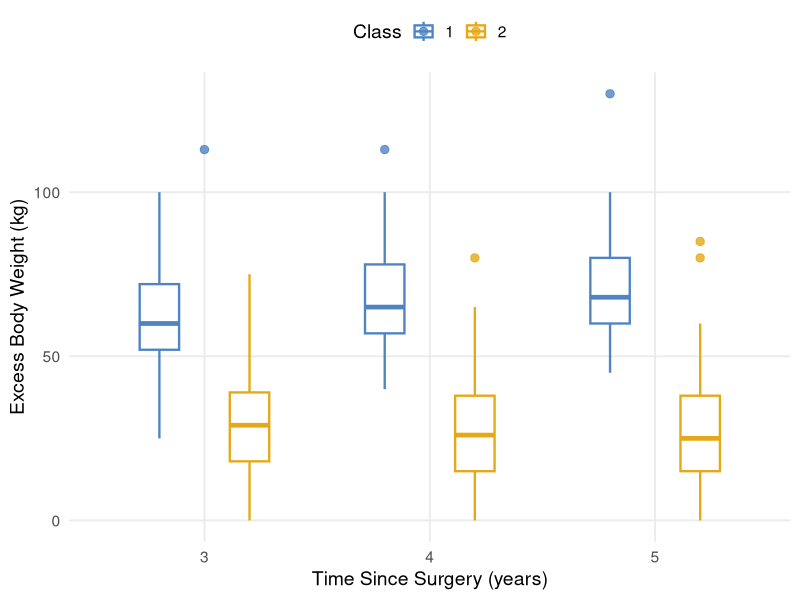

This chart was generated by the following R code:
library(ggplot2)
library(RColorBrewer)

df = read.csv("data_ebw_cohort.csv", stringsAsFactors = FALSE)

# Parse outliers into long-format
outlier_rows = do.call(rbind, lapply(seq_len(nrow(df)), function(i) {
  outs = df$outliers[i]
  if (is.na(outs) || outs == "") return(NULL)
  vals = as.numeric(strsplit(outs, ";")[[1]])
  data.frame(time = df$time[i], class = as.character(df$class[i]), value = vals)
}))

df$class = as.character(df$class)
df$time_f = factor(df$time)

colors = c("1" = "#4E84C4", "2" = "#E6A817")

p = ggplot(df, aes(x = time_f, color = class, group = interaction(time_f, class))) +
  geom_boxplot(
    aes(ymin = ymin, lower = lower, middle = middle, upper = upper, ymax = ymax),
    stat = "identity",
    position = position_dodge(width = 0.8),
    width = 0.35,
    linewidth = 0.8,
    fill = "white",
    outlier.shape = NA
  ) +
  geom_point(
    data = outlier_rows,
    aes(x = factor(time), y = value, color = class, group = interaction(factor(time), class)),
    position = position_dodge(width = 0.8),
    size = 2.5,
    alpha = 0.8,
    inherit.aes = FALSE
  ) +
  scale_color_manual(values = colors, name = "Class") +
  scale_x_discrete(labels = c("3" = "3", "4" = "4", "5" = "5")) +
  scale_y_continuous(breaks = c(0, 50, 100)) +
  labs(
    x = "Time Since Surgery (years)",
    y = "Excess Body Weight (kg)",
    color = "Class"
  ) +
  theme_minimal(base_size = 14) +
  theme(
    panel.grid.minor = element_blank(),
    legend.position = "top"
  )

ggsave("plot_ebw_cohort.png", p, width = 5, height = 4, dpi = 800)
